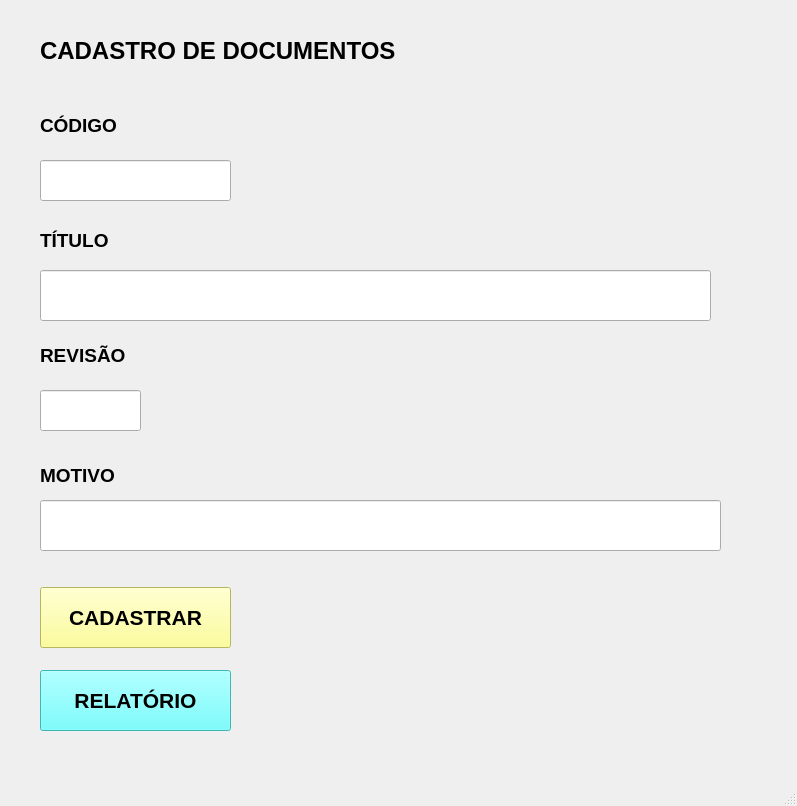
<?xml version="1.0" encoding="UTF-8"?>
<ui version="4.0">
 <class>MainWindow</class>
 <widget class="QMainWindow" name="MainWindow">
  <property name="geometry">
   <rect>
    <x>0</x>
    <y>0</y>
    <width>797</width>
    <height>806</height>
   </rect>
  </property>
  <property name="windowTitle">
   <string>MainWindow</string>
  </property>
  <widget class="QWidget" name="centralwidget">
   <widget class="QLabel" name="label">
    <property name="geometry">
     <rect>
      <x>40</x>
      <y>30</y>
      <width>461</width>
      <height>41</height>
     </rect>
    </property>
    <property name="font">
     <font>
      <pointsize>18</pointsize>
      <weight>75</weight>
      <bold>true</bold>
     </font>
    </property>
    <property name="text">
     <string>CADASTRO DE DOCUMENTOS</string>
    </property>
   </widget>
   <widget class="QLabel" name="label_2">
    <property name="geometry">
     <rect>
      <x>40</x>
      <y>110</y>
      <width>111</width>
      <height>31</height>
     </rect>
    </property>
    <property name="font">
     <font>
      <family>MS Shell Dlg 2</family>
      <pointsize>14</pointsize>
      <weight>75</weight>
      <italic>false</italic>
      <bold>true</bold>
     </font>
    </property>
    <property name="styleSheet">
     <string notr="true"/>
    </property>
    <property name="text">
     <string>CÓDIGO</string>
    </property>
   </widget>
   <widget class="QLabel" name="label_3">
    <property name="geometry">
     <rect>
      <x>40</x>
      <y>230</y>
      <width>161</width>
      <height>21</height>
     </rect>
    </property>
    <property name="font">
     <font>
      <pointsize>14</pointsize>
      <weight>75</weight>
      <bold>true</bold>
     </font>
    </property>
    <property name="text">
     <string>TÍTULO</string>
    </property>
   </widget>
   <widget class="QLabel" name="label_4">
    <property name="geometry">
     <rect>
      <x>40</x>
      <y>340</y>
      <width>111</width>
      <height>31</height>
     </rect>
    </property>
    <property name="font">
     <font>
      <pointsize>14</pointsize>
      <weight>75</weight>
      <bold>true</bold>
     </font>
    </property>
    <property name="text">
     <string>REVISÃO</string>
    </property>
   </widget>
   <widget class="QLineEdit" name="txtRevisao">
    <property name="geometry">
     <rect>
      <x>40</x>
      <y>390</y>
      <width>101</width>
      <height>41</height>
     </rect>
    </property>
    <property name="styleSheet">
     <string notr="true">font: 14pt &quot;MS Shell Dlg 2&quot;;</string>
    </property>
   </widget>
   <widget class="QLineEdit" name="txtCodigo">
    <property name="geometry">
     <rect>
      <x>40</x>
      <y>160</y>
      <width>191</width>
      <height>41</height>
     </rect>
    </property>
    <property name="styleSheet">
     <string notr="true">font: 14pt &quot;MS Shell Dlg 2&quot;;</string>
    </property>
   </widget>
   <widget class="QLineEdit" name="txtTitulo">
    <property name="geometry">
     <rect>
      <x>40</x>
      <y>270</y>
      <width>671</width>
      <height>51</height>
     </rect>
    </property>
    <property name="styleSheet">
     <string notr="true">font: 14pt &quot;MS Shell Dlg 2&quot;;</string>
    </property>
   </widget>
   <widget class="QLineEdit" name="txtMotivo">
    <property name="geometry">
     <rect>
      <x>40</x>
      <y>500</y>
      <width>681</width>
      <height>51</height>
     </rect>
    </property>
    <property name="styleSheet">
     <string notr="true">font: 14pt &quot;MS Shell Dlg 2&quot;;</string>
    </property>
   </widget>
   <widget class="QLabel" name="label_5">
    <property name="geometry">
     <rect>
      <x>40</x>
      <y>460</y>
      <width>111</width>
      <height>31</height>
     </rect>
    </property>
    <property name="font">
     <font>
      <pointsize>14</pointsize>
      <weight>75</weight>
      <bold>true</bold>
     </font>
    </property>
    <property name="text">
     <string>MOTIVO</string>
    </property>
   </widget>
   <widget class="QPushButton" name="btnCadastrar">
    <property name="geometry">
     <rect>
      <x>40</x>
      <y>587</y>
      <width>191</width>
      <height>61</height>
     </rect>
    </property>
    <property name="font">
     <font>
      <pointsize>16</pointsize>
      <weight>75</weight>
      <bold>true</bold>
     </font>
    </property>
    <property name="styleSheet">
     <string notr="true">background-color: rgb(255, 255, 127);</string>
    </property>
    <property name="text">
     <string>CADASTRAR</string>
    </property>
   </widget>
   <widget class="QPushButton" name="btnRelatorio">
    <property name="geometry">
     <rect>
      <x>40</x>
      <y>670</y>
      <width>191</width>
      <height>61</height>
     </rect>
    </property>
    <property name="font">
     <font>
      <pointsize>16</pointsize>
      <weight>75</weight>
      <bold>true</bold>
     </font>
    </property>
    <property name="styleSheet">
     <string notr="true">background-color: rgb(85, 255, 255);</string>
    </property>
    <property name="text">
     <string>RELATÓRIO</string>
    </property>
   </widget>
  </widget>
  <widget class="QMenuBar" name="menubar">
   <property name="geometry">
    <rect>
     <x>0</x>
     <y>0</y>
     <width>797</width>
     <height>26</height>
    </rect>
   </property>
  </widget>
  <widget class="QStatusBar" name="statusbar"/>
 </widget>
 <resources/>
 <connections/>
</ui>
